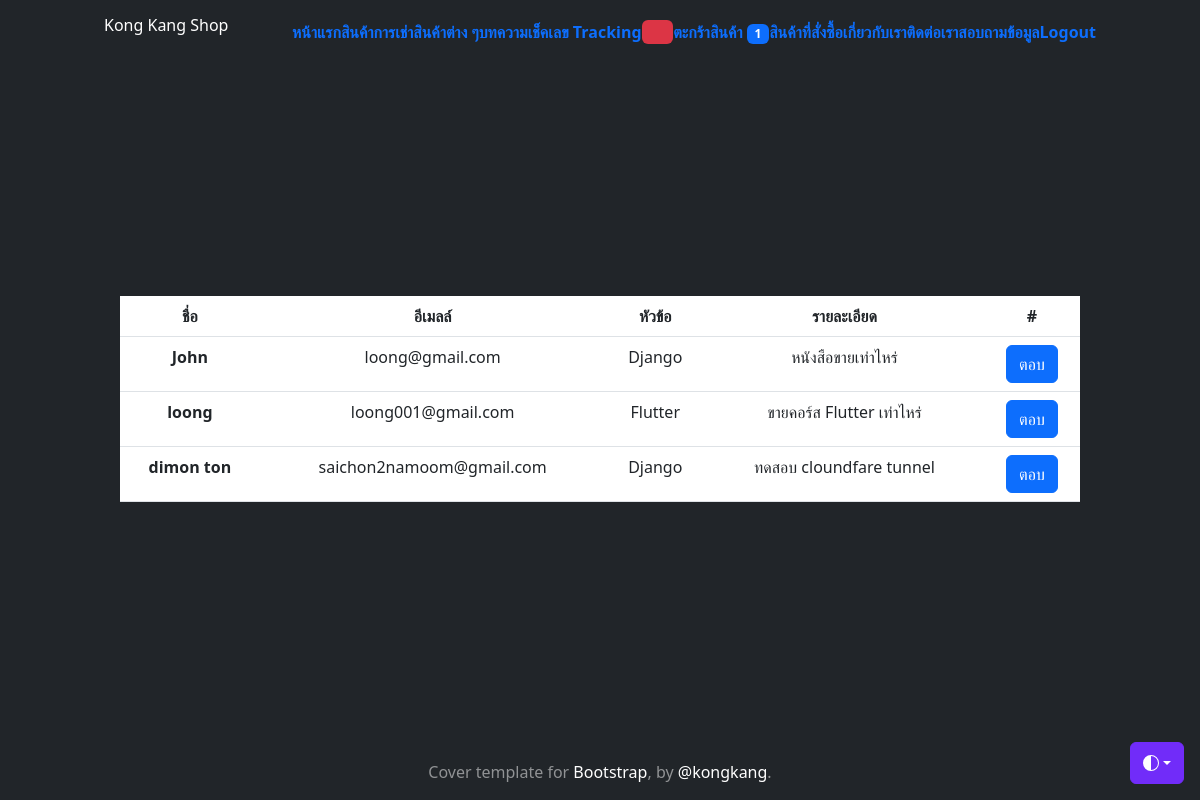
Page /questions (signed in) on the committed database.
### myapp/models.py (models this page shows, shortened)
class Profile(models.Model):
    user = models.OneToOneField(User, on_delete=models.CASCADE)
    photo = models.ImageField(upload_to='profile_photo', null=True, blank=True)
    usertype = models.CharField(max_length=100, default='member')
    favor = models.CharField(max_length=100, null=True, blank=True)
    fb_account = models.CharField(max_length=100, default='No Facebook')
    address = models.TextField(null=True, blank=True)
    telephone_number = models.CharField(max_length=8, null=True, blank=True)
    cart_quantity = models.IntegerField(default=0, null=True, blank=True)

class AskQA(models.Model):
    name = models.CharField(max_length=100, verbose_name='ชื่อผู้ติดต่อ')
    email = models.EmailField(null=True, blank=True, verbose_name="email")
    title = models.CharField(max_length=100, null=True, blank=True, verbose_name="หัวข้อ")
    detail = models.TextField(null=True, blank=True, verbose_name="รายละเอียด")
    detail_answer = models.TextField(null=True, blank=True, verbose_name="คำตอบ")
    def __str__(self):
        return '{} - {}'.format(self.name, self.title)

### myapp/views.py (the view)
# urls.py: path("questions", question, name="questions"),
@login_required
def question(req):
    question = AskQA.objects.all()
    print(question)
    context = {'question':question}
    return render(req, "myapp/questions.html", context)

### myapp/templates/myapp/questions.html
{% extends 'myapp/base.html' %}
{% block content %}
    <table class="table">
        <thead>
          <tr>
            <th scope="col">ชื่อ</th>
            <th scope="col">อีเมลล์</th>
            <th scope="col">หัวข้อ</th>
            <th scope="col">รายละเอียด</th>
            <th scope="col">#</th>
          </tr>
        </thead>
        <tbody>
            {% for q in question %}
            <tr>
                <th>{{q.name}}</th>
                <td>{{q.email}}</td>
                <td>{{q.title}}</td>
                <td>{{q.detail}}</td>
                <td><a href="{% url 'answer' q.id %}" class="btn btn-primary">ตอบ</a></td>
            </tr>
          {% endfor %}
        </tbody>
      </table>
{% endblock content %}

### myapp/templates/myapp/base.html (shortened to what this page needs)
<!doctype html>
<html lang="en" class="h-100" data-bs-theme="auto">
  <head><script src="https://getbootstrap.com/docs/5.3/assets/js/color-modes.js"></script>
    <link rel="stylesheet" href="https://cdn.jsdelivr.net/npm/@docsearch/css@3">
<link href="https://getbootstrap.com/docs/5.3/dist/css/bootstrap.min.css" rel="stylesheet">
<link
href="https://cdn.jsdelivr.net/npm/tailwindcss@2.2.19/dist/tailwind.min.css" rel="stylesheet">
    <link href="https://getbootstrap.com/docs/5.3/examples/cover/cover.css" rel="stylesheet">
  </head>
  <body class="d-flex h-100 text-center text-bg-dark">
    <div class="dropdown position-fixed bottom-0 end-0 mb-3 me-3 bd-mode-toggle">
      <button class="btn btn-bd-primary py-2 dropdown-toggle d-flex align-items-center"
              id="bd-theme"
              type="button"
              aria-expanded="false"
              data-bs-toggle="dropdown"
              aria-label="Toggle theme (auto)">
        <svg class="bi my-1 theme-icon-active" width="1em" height="1em"><use href="#circle-half"></use></svg>
      </button>
    </div>
<div class="container d-flex w-100 h-100 p-3 mx-auto flex-column">
  <header class="mb-auto">
    <div>
     <h3 class="float-lg-start mb-0">Kong Kang Shop</h3>
      <nav class="nav nav-masthead justify-content-center float-lg-end">
        {% block menubar %}
            <a class="nav-link fw-bold py-1 px-0" aria-current="page" href="{% url 'shop' %}">หน้าแรก</a>
            <a class="nav-link fw-bold py-1 px-0" href="{% url 'all-product' %}">สินค้า</a>
            {% if user.is_authenticated and user.profile.usertype == 'member' %}
            <a class="nav-link fw-bold py-1 px-0" href="{% url 'all-machine-page' %}">การเช่าสินค้าต่าง ๆ</a>
            {% endif %}
            <a class="nav-link fw-bold py-1 px-0" href="{% url 'post' %}">บทความ</a>
            <a class="nav-link fw-bold py-1 px-0" href="{% url 'tracking' %}">เช็คเลข Tracking</a>
            {% if user.is_authenticated and user.profile.usertype == 'member' %}
              <a class="nav-link fw-bold py-1 px-0" href="{% url 'wishlist-page' %}"><span class="badge bg-danger"><svg xmlns="http://www.w3.org/2000/svg" width="16" height="16" fill="currentColor" class="bi bi-heart" viewBox="0 0 16 16"></svg>
              </svg></span>
              </a>
              <a class="nav-link fw-bold py-1 px-0" href="{% url 'my-cart' %}">ตะกร้าสินค้า <span class="badge bg-primary"><font color="white">{{user.profile.cart_quantity}}</font></span></a>
              <a class="nav-link fw-bold py-1 px-0" href="{% url 'cart-order-product' %}">สินค้าที่สั่งซื้อ</a>
            {% endif %}
            <a class="nav-link fw-bold py-1 px-0" href="{% url 'about-us' %}">เกี่ยวกับเรา</a>
            <a class="nav-link fw-bold py-1 px-0" href="{% url 'contact' %}">ติดต่อเรา</a>
            <a class="nav-link fw-bold py-1 px-0" href="{% url 'ask' %}">สอบถามข้อมูล</a>
            {% if not user.is_authenticated %}
              <a class="nav-link fw-bold py-1 px-0" href="{% url 'login' %}">Login</a>
            {% else %}
              <a class="nav-link fw-bold py-1 px-0" href="{% url 'logout' %}">Logout</a>
            {% endif %}
        {% endblock menubar %}
      </nav>
    </div>
  </header>
  <main class="px-3">
        {% block content %}
        {% endblock content %}
  </main>
  <footer class="mt-auto text-white-50">
    <p>Cover template for <a href="https://getbootstrap.com/" class="text-white">Bootstrap</a>, by <a href="https://twitter.com/mdo" class="text-white">@kongkang</a>.</p>
  </footer>
</div>
    </body>
</html>

### myapp/templates/myapp/base.html (style rules this page uses)
.bi { vertical-align: -.125em; fill: currentColor; }
.btn-bd-primary { --bd-violet-bg: #712cf9; --bd-violet-rgb: 112.520718, 44.062154, 249.437846; --bs-btn-font-weight: 600; --bs-btn-color: var(--bs-white); --bs-btn-bg: var(--bd-violet-bg); --bs-btn-border-color: var(--bd-violet-bg); --bs-btn-hover-color: var(--bs-white); --bs-btn-hover-bg: #6528e0; --bs-btn-hover-border-color: #6528e0; --bs-btn-focus-shadow-rgb: var(--bd-violet-rgb); --bs-btn-active-color: var(--bs-btn-hover-color); --bs-btn-active-bg: #5a23c8; --bs-btn-active-border-color: #5a23c8; }
.bd-mode-toggle { z-index: 1500; }

### rows in the picture
AskQA: name "John", email "loong@gmail.com", title "Django", detail "หนังสือขายเท่าไหร่"
AskQA: name "loong", email "loong001@gmail.com", title "Flutter", detail "ขายคอร์ส Flutter เท่าไหร่"
AskQA: name "dimon ton", email "saichon2namoom@gmail.com", title "Django", detail "ทดสอบ cloundfare tunnel"

### other values in the picture
{{ user.profile.cart_quantity }} "1"
